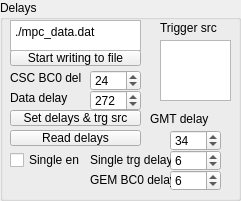
       <widget class="QGroupBox" name="gtx_bitrate_gb">
        <property name="geometry">
         <rect>
          <x>230</x>
          <y>200</y>
          <width>241</width>
          <height>201</height>
         </rect>
        </property>
        <property name="styleSheet">
         <string notr="true"/>
        </property>
        <property name="title">
         <string>Delays</string>
        </property>
        <widget class="QPushButton" name="mpc_data_to_file_pb">
         <property name="geometry">
          <rect>
           <x>10</x>
           <y>50</y>
           <width>131</width>
           <height>16</height>
          </rect>
         </property>
         <property name="text">
          <string>Start writing to file</string>
         </property>
        </widget>
        <widget class="QPlainTextEdit" name="mpc_data_fn">
         <property name="geometry">
          <rect>
           <x>10</x>
           <y>20</y>
           <width>131</width>
           <height>31</height>
          </rect>
         </property>
         <property name="plainText">
          <string>./mpc_data.dat</string>
         </property>
        </widget>
        <widget class="QSpinBox" name="bc0_delay_spin">
         <property name="geometry">
          <rect>
           <x>90</x>
           <y>70</y>
           <width>51</width>
           <height>21</height>
          </rect>
         </property>
         <property name="maximum">
          <number>511</number>
         </property>
         <property name="value">
          <number>24</number>
         </property>
        </widget>
        <widget class="QSpinBox" name="daq_delay_spin">
         <property name="geometry">
          <rect>
           <x>90</x>
           <y>90</y>
           <width>51</width>
           <height>21</height>
          </rect>
         </property>
         <property name="maximum">
          <number>511</number>
         </property>
         <property name="value">
          <number>272</number>
         </property>
        </widget>
        <widget class="QLabel" name="label_5">
         <property name="geometry">
          <rect>
           <x>10</x>
           <y>70</y>
           <width>71</width>
           <height>16</height>
          </rect>
         </property>
         <property name="text">
          <string>CSC BC0 delay</string>
         </property>
        </widget>
        <widget class="QLabel" name="label_6">
         <property name="geometry">
          <rect>
           <x>10</x>
           <y>90</y>
           <width>71</width>
           <height>16</height>
          </rect>
         </property>
         <property name="text">
          <string>Data delay</string>
         </property>
        </widget>
        <widget class="QPushButton" name="set_delays_pb">
         <property name="geometry">
          <rect>
           <x>10</x>
           <y>110</y>
           <width>131</width>
           <height>16</height>
          </rect>
         </property>
         <property name="text">
          <string>Set delays &amp;&amp; trg src</string>
         </property>
        </widget>
        <widget class="QListWidget" name="trigger_src">
         <property name="geometry">
          <rect>
           <x>160</x>
           <y>40</y>
           <width>71</width>
           <height>61</height>
          </rect>
         </property>
         <property name="selectionMode">
          <enum>QAbstractItemView::MultiSelection</enum>
         </property>
        </widget>
        <widget class="QLabel" name="label_9">
         <property name="geometry">
          <rect>
           <x>160</x>
           <y>20</y>
           <width>71</width>
           <height>16</height>
          </rect>
         </property>
         <property name="text">
          <string>Trigger src</string>
         </property>
        </widget>
        <widget class="QSpinBox" name="gmt_link_comma_delay_spin">
         <property name="geometry">
          <rect>
           <x>170</x>
           <y>130</y>
           <width>51</width>
           <height>21</height>
          </rect>
         </property>
         <property name="value">
          <number>34</number>
         </property>
        </widget>
        <widget class="QLabel" name="label_13">
         <property name="geometry">
          <rect>
           <x>150</x>
           <y>110</y>
           <width>72</width>
           <height>18</height>
          </rect>
         </property>
         <property name="text">
          <string>GMT delay</string>
         </property>
        </widget>
        <widget class="QPushButton" name="read_delays_pb">
         <property name="geometry">
          <rect>
           <x>10</x>
           <y>130</y>
           <width>131</width>
           <height>16</height>
          </rect>
         </property>
         <property name="text">
          <string>Read delays</string>
         </property>
        </widget>
        <widget class="QSpinBox" name="single_delay_sb">
         <property name="geometry">
          <rect>
           <x>170</x>
           <y>150</y>
           <width>51</width>
           <height>21</height>
          </rect>
         </property>
         <property name="value">
          <number>6</number>
         </property>
        </widget>
        <widget class="QLabel" name="label_15">
         <property name="geometry">
          <rect>
           <x>90</x>
           <y>150</y>
           <width>81</width>
           <height>20</height>
          </rect>
         </property>
         <property name="text">
          <string>Single trg delay</string>
         </property>
        </widget>
        <widget class="QCheckBox" name="single_en_cb">
         <property name="geometry">
          <rect>
           <x>10</x>
           <y>150</y>
           <width>85</width>
           <height>20</height>
          </rect>
         </property>
         <property name="text">
          <string>Single en</string>
         </property>
        </widget>
        <widget class="QSpinBox" name="gem_delay_sb">
         <property name="geometry">
          <rect>
           <x>170</x>
           <y>170</y>
           <width>51</width>
           <height>21</height>
          </rect>
         </property>
         <property name="value">
          <number>6</number>
         </property>
        </widget>
        <widget class="QLabel" name="label_16">
         <property name="geometry">
          <rect>
           <x>90</x>
           <y>170</y>
           <width>81</width>
           <height>20</height>
          </rect>
         </property>
         <property name="text">
          <string>GEM BC0 delay</string>
         </property>
        </widget>
       </widget>
